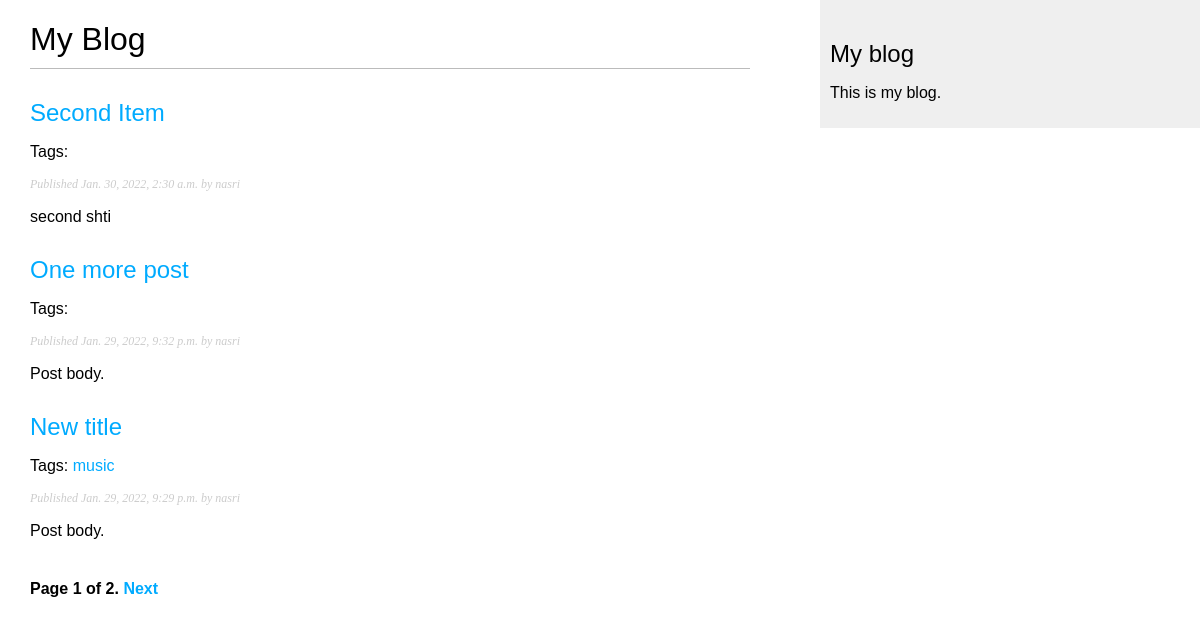
Screenshot of /blog/ with the database file from the repository.
### blog/models.py (models this page shows, shortened)
class Post(models.Model):
    STATUS_CHOICES = (
        ('draft', 'Draft'),
        ('published', 'Published'),
    )
    title = models.CharField(max_length=250)
    slug = models.SlugField(max_length=250,
                            unique_for_date='publish')
    author = models.ForeignKey(User,
                               on_delete=models.CASCADE,
                               related_name='blog_posts')
    body = models.TextField()
    publish = models.DateTimeField(default=timezone.now)
    created = models.DateTimeField(auto_now_add=True)
    updated = models.DateTimeField(auto_now=True)
    status = models.CharField(max_length=10,
                              choices=STATUS_CHOICES,
                              default='draft')
    class Meta:
        ordering = ('-publish',)
    objects = models.Manager()  # The default manager.
    published = PublishedManager()  # Our custom manager.
    def get_absolute_url(self):
        return reverse('blog:post_detail',
                       args=[self.publish.year,
                             self.publish.month,
                             self.publish.day, self.slug])
    tags = TaggableManager()

### blog/views.py (the view)
# urls.py: path('', views.post_list, name='post_list'),
def post_list(request, tag_slug=None):
    object_list = Post.published.all()
    tag = None
    if tag_slug:
        tag = get_object_or_404(Tag, slug=tag_slug)
        object_list = object_list.filter(tags__in=[tag])
    paginator = Paginator(object_list, 3)  # 3 posts in each page
    page = request.GET.get('page')
    try:
        posts = paginator.page(page)
    except PageNotAnInteger:
        posts = paginator.page(1)
    except EmptyPage:
        posts = paginator.page(paginator.num_pages)
    return render(request,
                  'blog/post/list.html',
                  {'page': page,
                   'posts': posts,
                   'tag': tag})

### blog/models.py (called while the page is built)
    def get_queryset(self):
        return super(PublishedManager,
                     self).get_queryset() \
            .filter(status='published')

### templates/blog/post/list.html (shortened to what this page needs)
{% extends "blog/base.html" %}
{% block content %}
  <h1>My Blog</h1>
  {% for post in posts %}
    <h2>
      <a href="{{ post.get_absolute_url }}">
        {{ post.title }}
      </a>
    </h2>
    <p class="tags">
      Tags:
      {% for tag in post.tags.all %}
        <a href="{% url "blog:post_list_by_tag" tag.slug %}">
          {{ tag.name }}
        </a>
      {% endfor %}
    </p>
    <p class="date">
      Published {{ post.publish }} by {{ post.author }}
    </p>
    {{ post.body|truncatewords:30|linebreaks }}
  {% endfor %}
  {% include "pagination.html" with page=posts %}
{% endblock %}

### blog/static/css/blog.css (style rules this page uses)
body { margin:0; padding:0; font-family:helvetica, sans-serif; }
a { color:#00abff; text-decoration:none; }
h1 { font-weight:normal; border-bottom:1px solid #bbb; padding:0 0 10px 0; }
h2 { font-weight:normal; margin:30px 0 0; }
p.date { color:#ccc; font-family: georgia, serif; font-size: 12px; font-style: italic; }

### rows the page displays
Post: title "Second Item", publish "Jan. 30, 2022, 2:30 a.m.", author "nasri", body "second shti"
Post: title "One more post", publish "Jan. 29, 2022, 9:32 p.m.", author "nasri", body "Post body."
Post: title "New title", publish "Jan. 29, 2022, 9:29 p.m.", author "nasri", body "Post body."
Tag: name "music"

### other values shown
{{ page.number }} "1"
{{ page.paginator.num_pages }} "2"
